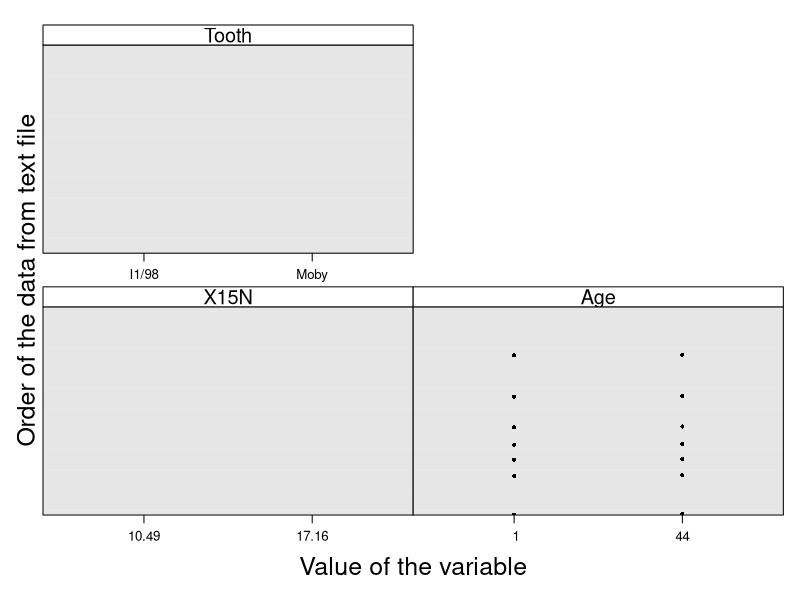

The R script that drew this image:
# setwd("//media//kswada//MyFiles//R//teeth_nitrogen")
setwd("//media//kswada//MyFiles//R//Variance_and_correlation_structure_model//teeth_nitrogen")

packages <- c("dplyr", "lattice")
purrr::walk(packages, library, character.only = TRUE, warn.conflicts = FALSE)



# ------------------------------------------------------------------------------
# data:  TeethNitrogen
# ------------------------------------------------------------------------------


TN <- read.table(file = "TeethNitrogen.txt", header = TRUE)


str(TN)


dim(TN)


car::some(TN)



# ------------------------------------------------------------------------------
# Data exploration:  multi-panel Cleveland dotplot
# ------------------------------------------------------------------------------

Mydotplot <- function(DataSelected){
  
  P <- dotplot(as.matrix(as.matrix(DataSelected)), groups=FALSE,
               strip = strip.custom(bg = 'white', par.strip.text = list(cex = 1.2)),
               scales = list(x = list(relation = "free", draw = TRUE), y = list(relation = "free", draw = FALSE)),
               col=1, cex  = 0.5, pch = 16,
               xlab = list(label = "Value of the variable", cex = 1.5),
               ylab = list(label = "Order of the data from text file", cex = 1.5))
  
  print(P)  
}


# ----------
graphics.off()

MyVar1 <- names(TN)


# Shown in scaled values
Mydotplot(TN[,MyVar1])





